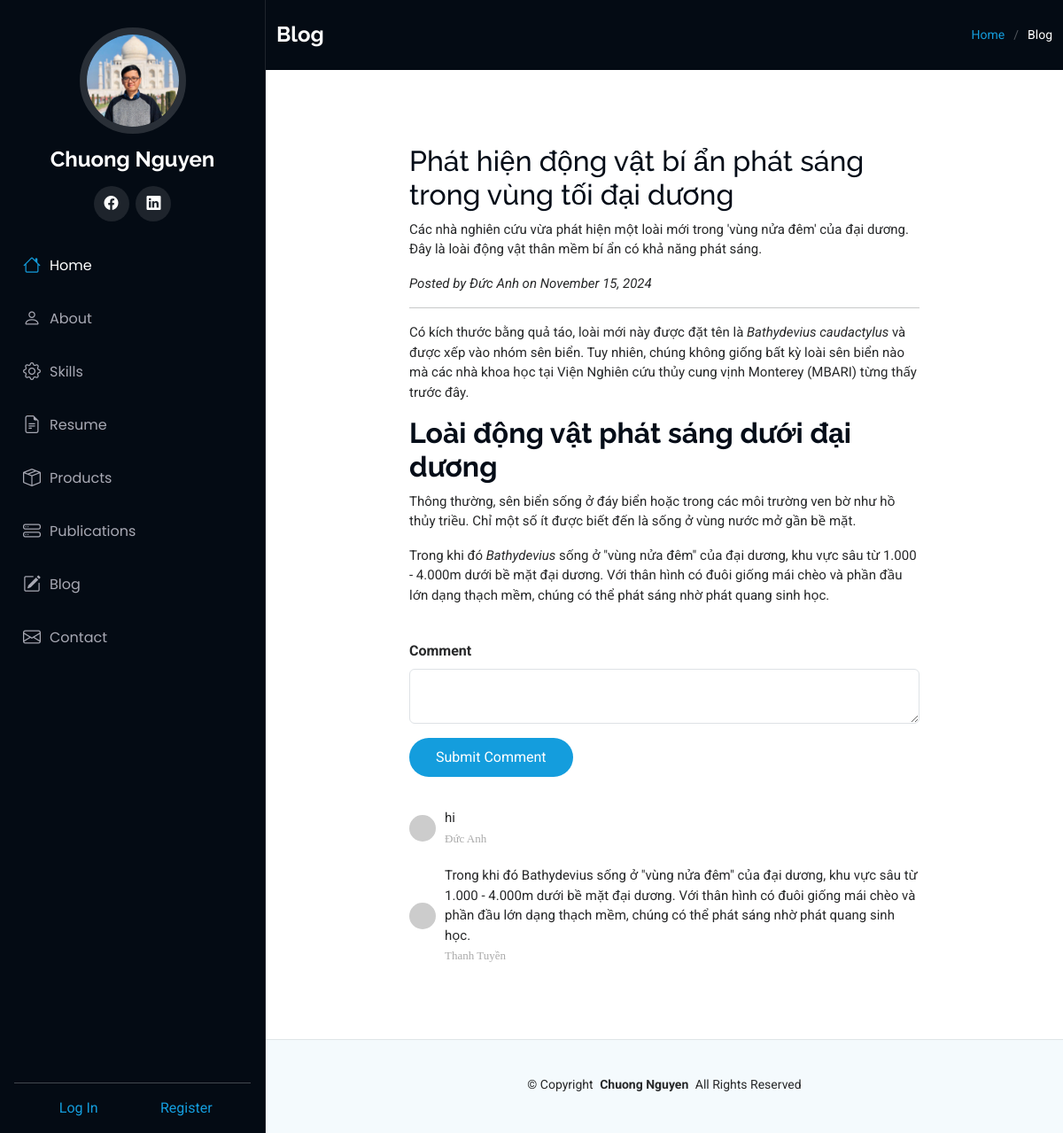
/post1, run on the app's committed database.
### main.py (models this page shows)
class BlogPost(db.Model):
    __tablename__ = "blog_posts"
    id: Mapped[int] = mapped_column(Integer, primary_key=True)
    author_id: Mapped[int] = mapped_column(Integer, db.ForeignKey("users.id"))
    author = relationship("User", back_populates="post")
    title: Mapped[str] = mapped_column(String(250), unique=True, nullable=False)
    subtitle: Mapped[str] = mapped_column(String(250), nullable=False)
    body: Mapped[str] = mapped_column(Text, nullable=False)
    date: Mapped[str] = mapped_column(String(100), nullable=False)
    img_url: Mapped[str] = mapped_column(String(250), nullable=False)
    comment = relationship("Comment", back_populates="parent_post")

class User(UserMixin, db.Model):
    __tablename__ = 'users'
    id: Mapped[int] = mapped_column(Integer, primary_key=True)
    name: Mapped[str] = mapped_column(String(100), nullable=False)
    email: Mapped[str] = mapped_column(String(100), nullable=False, unique=True)
    password: Mapped[str] = mapped_column(String(100), nullable=False)
    post = relationship('BlogPost', back_populates='author')
    comment = relationship("Comment", back_populates='author_comment')

class Comment(db.Model):
    __tablename__ = "comments"
    id: Mapped[int] = mapped_column(Integer, primary_key=True)
    comment: Mapped[str] = mapped_column(Text, nullable=False)
    author_id: Mapped[int] = mapped_column(Integer, db.ForeignKey("users.id"))
    author_comment = relationship("User", back_populates="comment")
    post_id: Mapped[int] = mapped_column(Integer, db.ForeignKey("blog_posts.id"))
    parent_post = relationship("BlogPost", back_populates="comment")

### main.py (the view, shortened to what this page needs)
@app.route('/post<int:post_id>', methods=['GET', 'POST'])
def post(post_id):
    requested_post = db.get_or_404(BlogPost, post_id)
    all_comments = db.session.execute(db.select(Comment)).scalars()
    form=CommentForm()
    return render_template('post.html', form=form, current_user=current_user, post=requested_post, is_not_home=True, comments=all_comments)

### main.py
class CommentForm(FlaskForm):
    comment = TextAreaField("Comment", validators=[DataRequired()])
    submit = SubmitField("Submit Comment")

### templates/post.html (shortened to what this page needs)
{% from "bootstrap5/form.html" import render_form %}
{% extends "base.html" %}
  {% block content %}
  <main class="main">
    <div class="page-title dark-background">
      <div class="container d-lg-flex justify-content-between align-items-center">
        <h1 class="mb-2 mb-lg-0">Blog</h1>
        <nav class="breadcrumbs">
          <ol>
            <li><a href="{{url_for('home')}}">Home</a></li>
            <li class="current">Blog</li>
          </ol>
        </nav>
      </div>
    </div>
    <section id="service-details" class="service-details section">
      <div class="container">
        <div class="row gy-4">
          <div class="col-lg-8 mx-auto" data-aos="fade-up" data-aos-delay="200">
            <h2>{{post.title}}</h2>
            <p>{{post.subtitle}}</p>
            <p class="fst-italic">Posted by {{post.author.name}} on {{post.date}}</p>
            <hr>
            <p>{{post.body|safe}}</p>
          </div>
        </div>
      </div>
      <br>
      <div class="container">
        <div class="row gy-4">
          <div class="col-lg-8 mx-auto">
            {{render_form(form, button_map={'submit':'primary'})}}
          </div>
        </div>
      </div>
      <div class="container">
        <div class="row gy-4">
          <div class="col-lg-8 mx-auto comment">
            <ul class="commentList">
              {% for comment in comments: %}
                <li>
                  <div class="commenterImage">
                    <img src="{{comment.author_comment.email | gravatar}}">
                  </div>
                  <div class="commentText">
                    <p>{{comment.comment}}</p>
                    <span class="sub-text">{{comment.author_comment.name}}</span>
                  </div>
                </li>
              {% endfor %}
            </ul>
          </div>
        </div>
      </div>
    </section>
  </main>
  {% endblock %}

### templates/base.html (shortened to what this page needs)
<!DOCTYPE html>
<html lang="en">
<head>
  <link href="static/assets/vendor/bootstrap/css/bootstrap.min.css" rel="stylesheet">
  <link href="static/assets/vendor/bootstrap-icons/bootstrap-icons.css" rel="stylesheet">
  <link href="static/assets/vendor/aos/aos.css" rel="stylesheet">
  <link href="static/assets/vendor/glightbox/css/glightbox.min.css" rel="stylesheet">
  <link href="static/assets/vendor/swiper/swiper-bundle.min.css" rel="stylesheet">
  <link href="static/assets/css/main.css" rel="stylesheet">
</head>
<body>
  <header id="header" class="header dark-background d-flex flex-column p-3">
    <div class="profile-img">
      <img src="static/assets/img/chuong-ava.jpg" alt="" class="img-fluid rounded-circle">
    </div>
    <a href="index.html" class="logo d-flex align-items-center justify-content-center">
      <h1 class="sitename">Chuong Nguyen</h1>
    </a>
    <div class="social-links text-center">
      <a href="https://www.facebook.com/cnn1211/" class="facebook"><i class="bi bi-facebook"></i></a>
      <a href="https://www.linkedin.com/in/chuongnguyen94/" class="linkedin"><i class="bi bi-linkedin"></i></a>
    </div>
    <nav id="navmenu" class="navmenu mb-auto">
      {% if not is_not_home: %}
      <ul>
        <li><a href="#" class="active"><i class="bi bi-house navicon"></i>Home</a></li>
        <li><a href="#about"><i class="bi bi-person navicon"></i> About</a></li>
        <li><a href="#skills"><i class="bi-gear navicon"></i> Skills</a></li>
        <li><a href="#resume"><i class="bi bi-file-earmark-text navicon"></i> Resume</a></li>
        <li><a href="#portfolio"><i class="bi bi-box-seam navicon"></i> Products</a></li>
        <li><a href="#publications"><i class="bi bi-hdd-stack navicon"></i> Publications</a></li>
        <li><a href="{{url_for('show_all_posts')}}"><i class="bi bi-pencil-square navicon"></i> Blog</a></li>
        <li><a href="#contact"><i class="bi bi-envelope navicon"></i> Contact</a></li>
      </ul>
      {% else: %}
      <ul>
        <li><a href="{{url_for('home')}}" class="active"><i class="bi bi-house navicon"></i>Home</a></li>
        <li><a href="{{url_for('about')}}"><i class="bi bi-person navicon"></i> About</a></li>
        <li><a href="{{url_for('skills')}}"><i class="bi bi-gear navicon"></i> Skills</a></li>
        <li><a href="{{url_for('resume')}}"><i class="bi bi-file-earmark-text navicon"></i> Resume</a></li>
        <li><a href="{{url_for('portfolio')}}"><i class="bi bi-box-seam navicon"></i> Products</a></li>
        <li><a href="{{url_for('publications')}}"><i class="bi bi-hdd-stack navicon"></i> Publications</a></li>
        <li><a href="{{url_for('show_all_posts')}}"><i class="bi bi-pencil-square navicon"></i> Blog</a></li>
        <li><a href="{{url_for('contact')}}"><i class="bi bi-envelope navicon"></i> Contact</a></li>
      </ul>
      {% endif %}
    </nav>
    <hr>
    <div class="dropdown">
      {% if current_user.is_authenticated: %}
      <div>
        <a href="#" class="d-flex align-items-center text-white text-decoration-none dropdown-toggle" data-bs-toggle="dropdown" aria-expanded="false">
          <img src="{{current_user.email | gravatar}}" alt="" width="32" height="32" class="rounded-circle me-2">
          <strong>{{current_user.name}}</strong>
        </a>
        <ul class="dropdown-menu dropdown-menu-dark text-small shadow" style="--bs-dropdown-zindex: 9999;">
          <li><a class="dropdown-item" href="{{url_for('change_password')}}">Change Password</a></li>
          <li><hr class="dropdown-divider"></li>
          <li><a class="dropdown-item" href="{{url_for('logout')}}">Sign out</a></li>
        </ul>
      </div>
      {% else: %}
      <div class="container">
        <div class="row">
          <div class="col-lg-12 d-flex align-items-start">
            <a href="{{url_for('login')}}" class="text-center login-footer" style="width:50%">Log In</a>
            <a href="{{url_for('register')}}" class="text-center login-footer" style="width:50%">Register</a>
          </div>
        </div>
      </div>
      {% endif %}
    </div>
  </header>
  {% block content %} {% endblock %}
  <footer id="footer" class="footer light-background">
    <div class="container">
      <div class="copyright text-center ">
        <p>© <span>Copyright</span> <strong class="px-1 sitename">Chuong Nguyen</strong> <span>All Rights Reserved</span></p>
      </div>
    </div>
  </footer>
</body>
</html>

### static/assets/css/main.css (style rules this page uses)
:root { --default-font: "Roboto", system-ui, -apple-system, "Segoe UI", Roboto, "Helvetica Neue", Arial, "Noto Sans", "Liberation Sans", sans-serif, "Apple Color Emoji", "Segoe UI Emoji", "Segoe UI Symbol", "Noto Color Emoji"; --heading-font: "Raleway", sans-serif; --nav-font: "Poppins", sans-serif; }
:root { --background-color: #ffffff; --default-color: #272829; --heading-color: #050d18; --accent-color: #149ddd; --surface-color: #ffffff; --contrast-color: #ffffff; }
:root { --nav-color: #a8a9b4; --nav-hover-color: #ffffff; --nav-mobile-background-color: #040b14; --nav-dropdown-background-color: #040b14; --nav-dropdown-color: #a8a9b4; --nav-dropdown-hover-color: #ffffff; }
.light-background { --background-color: #f4fafd; --surface-color: #ffffff; }
.dark-background { --background-color: #040b14; --default-color: #ffffff; --heading-color: #ffffff; --surface-color: #151f2b; --contrast-color: #ffffff; }
:root { scroll-behavior: smooth; }
body { color: var(--default-color); background-color: var(--background-color); font-family: var(--default-font); }
a { color: var(--accent-color); text-decoration: none; transition: 0.3s; }
h1, h2, h3, h4, h5, h6 { color: var(--heading-color); font-family: var(--heading-font); }
.header { color: var(--default-color); background-color: var(--background-color); position: fixed; top: 0; left: 0; bottom: 0; padding: 0 15px; width: 300px; transition: all ease-in-out 0.3s; overflow-y: auto; z-index: 997; border-right: 1px solid color-mix(in srgb, var(--default-color), transparent 90%); }
.header .profile-img img { margin: 15px auto; display: block; width: 120px; border: 8px solid color-mix(in srgb, var(--default-color), transparent 85%); }
.header .logo { line-height: 1; margin-bottom: 15px; }
.header .logo h1 { font-size: 24px; margin: 0; font-weight: 700; color: var(--heading-color); }
.header .social-links { margin: 0 0 20px 0; }
.header .social-links a { font-size: 16px; display: inline-flex; align-items: center; justify-content: center; background: color-mix(in srgb, var(--default-color), transparent 90%); color: var(--default-color); margin: 0 2px; border-radius: 50%; text-align: center; width: 40px; height: 40px; transition: 0.3s; }
@media (min-width: 1200px) { .header~main, .header~#footer { margin-left: 300px; } }
.navmenu { padding: 0; z-index: 9997; }
.navmenu ul { list-style: none; padding: 0 0 20px 0; margin: 0; }
.navmenu a, .navmenu a:focus { color: var(--nav-color); padding: 15px 10px; font-family: var(--nav-font); font-size: 16px; font-weight: 400; display: flex; align-items: center; white-space: nowrap; transition: 0.3s; width: 100%; }
.navmenu a .navicon, .navmenu a:focus .navicon { font-size: 20px; margin-right: 10px; }
.navmenu a:hover, .navmenu .active, .navmenu .active:focus { color: var(--nav-hover-color); }
.navmenu a:hover .navicon, .navmenu .active .navicon, .navmenu .active:focus .navicon { color: var(--accent-color); }
.footer { color: var(--default-color); background-color: var(--background-color); font-size: 14px; padding: 40px 0; position: relative; border-top: 1px solid color-mix(in srgb, var(--default-color), transparent 90%); }
.footer .copyright p { margin-bottom: 0; }
.page-title { color: var(--default-color); background-color: var(--background-color); padding: 25px 0; position: relative; }
.page-title h1 { font-size: 24px; font-weight: 700; }
.page-title .breadcrumbs ol { display: flex; flex-wrap: wrap; list-style: none; padding: 0; margin: 0; font-size: 14px; font-weight: 400; }
.page-title .breadcrumbs ol li+li { padding-left: 10px; }
.page-title .breadcrumbs ol li+li::before { content: "/"; display: inline-block; padding-right: 10px; color: color-mix(in srgb, var(--default-color), transparent 70%); }
section, .section { color: var(--default-color); background-color: var(--background-color); padding: 60px 0; overflow: clip; }
.form-label { font-weight: bold; }
.service-details p { font-size: 15px; }
.service-details ul { list-style: none; padding: 0; font-size: 15px; }
.service-details ul li { padding: 5px 0; display: flex; align-items: center; }

### data on the page
BlogPost: title "Phát hiện động vật bí ẩn phát sáng trong vùng tối đại dương", subtitle "Các nhà nghiên cứu vừa phát hiện một loài mới trong 'vùng nửa đêm' của đại dương. Đây là loài động vật thân mềm bí ẩn có khả năng phát sáng.", date "November 15, 2024", body "Có kích thước bằng quả táo, loài mới này được đặt tên là Bathydevius caudactylus và được xếp vào nhóm sên biển. Tuy nhiên, chúng không giống bất kỳ loài sên biển nào mà các nhà khoa học tại Viện Nghiên cứu thủy cung vịnh Monterey (MBARI) từng thấy trước đây. Loài động vật phát sáng dưới đại dương Thông thường, sên biển sống ở đáy biển hoặc trong các môi trường ven bờ như hồ thủy triều. Chỉ một số ít được biết đến là sống ở vùng nước mở gần bề mặt. Trong khi đó Bathydevius sống ở \"vùng nửa đêm\" của đại dương, khu vực sâu từ 1.000 - 4.000m dưới bề mặt đại dương. Với thân hình có đuôi giống mái chèo và phần đầu lớn dạng thạch mềm, chúng có thể phát sáng nhờ phát quang sinh học."
User: author.name "Đức Anh"
Comment: comment "hi", author_comment.name "Đức Anh"
Comment: comment "Trong khi đó Bathydevius sống ở \"vùng nửa đêm\" của đại dương, khu vực sâu từ 1.000 - 4.000m dưới bề mặt đại dương. Với thân hình có đuôi giống mái chèo và phần đầu lớn dạng thạch mềm, chúng có thể phát sáng nhờ phát quang sinh học.", author_comment.name "Thanh Tuyền"
